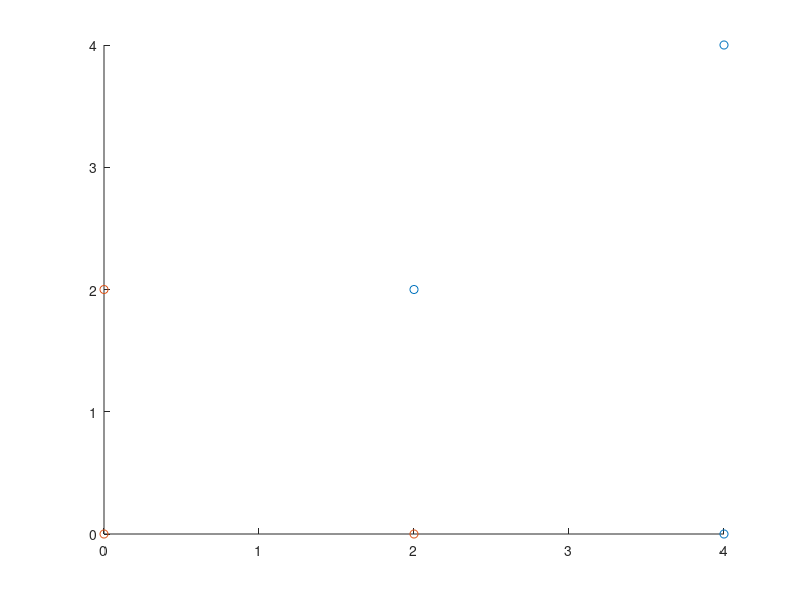

Here is the MATLAB script that generated this plot: (Note: this script raises an error after producing the figure.)
%% 1.1)
clc;
clear all;
close all;

% Define points
xPositive=[2,2;4,4;4,0];
xNegative=[0,0;2,0;0,2];
yPositive=ones(size(xPositive,1),1);
yNegative=-1*ones(size(xNegative,1),1);
X=[xPositive; xNegative];
Y=[yPositive; yNegative];

% Calculate bias, beta, and margin
Mdl=fitcsvm(X,Y);
b=Mdl.Bias;
w=Mdl.Beta;
m=margin(Mdl,X,Y)/norm(w);

% Plot
hold on;
scatter(xPositive(:,1),xPositive(:,2),'b+');
scatter(xNegative(:,1),xNegative(:,2),'r.');
syms x1 x2;
ezplot(w(1,1)*x1+w(2,1)*x2+b==0);
plot([xPositive(1,1), (-b)/2],[xPositive(1,2), (-b)/2],'m:');
axis([(min(X(:,1))-1) (max(X(:,1))+1) (min(X(:,2))-1) (max(X(:,2))+1)]);
hold off;

%% 1.2)a)
% See report

%% 1.2)b)
clc;
clear all;
close all;

% Define points
xPositive=[2,2;4,4;4,0];
xNegative=[0,0;2,0;0,2];
yPositive=ones(size(xPositive,1),1);
yNegative=-1*ones(size(xNegative,1),1);
X=[xPositive;xNegative];
Y=[yPositive;yNegative];
 
% Find a minimum for problem
l=size(X,1);
H=eye(3);
f=zeros(3,1);
A=-diag(Y)*[X,ones(l,1)];
b=-ones(l,1);
min=quadprog(H,f,A,b)

%% 1.2)c)
% See report

%% 1.2)d)
clc;
clear all;
close all;

% Define points
xPositive=[2,2;4,4;4,0];
xNegative=[0,0;2,0;0,2];
yPositive=ones(size(xPositive,1),1);
yNegative=-1*ones(size(xNegative,1),1);
X=[xPositive;xNegative];
Y=[yPositive;yNegative];

% Find a minimum for problem
H=(Y*Y').*(X*X');
f=-ones(1,length(H));
A=zeros(1,length(H));
c=0;
Aeq=Y';
ceq=0;
lb=zeros(length(H),1);
ub=inf*ones(length(H),1);
alpha=quadprog(H,f,A,c,Aeq,ceq,lb,ub);
w=X'*(alpha.*Y)
b=1-(X(1,:)*w)

%% 2.1)a-d)
clc;
clear all;
close all;

% Load data
data=load('d1b.mat');
X=data.X;
Y=data.Y;

% Retain current plot when adding new plots
hold on

% Train binary support vector machine classifier
Mdl=fitcsvm(X,Y);

% Scatter plot by group
gscatter(X(:,1),X(:,2),Y,'rb','.+',6);

% 2-D line plot
plot(Mdl.SupportVectors(:,1),Mdl.SupportVectors(:,2),'o');

% Predict labels using support vector machine classification model
label=predict(Mdl,X);

% Create array of misclassified labels
mislabeled=Y-label;

% Plot misplaced labels
mislabeled_index = find(mislabeled); 
plot(X(mislabeled_index,1),X(mislabeled_index,2),'.r','MarkerSize',21);

% Create symbolic variables and functions 
syms x1 x2;

% Plots hyperplane
ezplot(Mdl.Beta(1,1) * x1 + Mdl.Beta(2,1) * x2 + Mdl.Bias == 0);

% Add plot info
legend('-1','1','Support vectors', 'Mislabeled','Boundary');
xlabel('x1');
ylabel('x2');
title('Box-constraint = 1');

% Set the hold state to off
hold off

% Report numbers
boxconstraints = Mdl.BoxConstraints
bias = Mdl.Bias
margin = 2 / norm(Mdl.Beta)

%% 2.2)a)
clc;
clear all;
close all;

% Load data
data=load('d2.mat');
X=data.X;
Y=data.Y;

% Retain current plot when adding new plots
hold on

% Train support vector machine classifier
Mdl=svmtrain(X, Y);

% Scatter plot by group
gscatter(X(:,1),X(:,2),Y,'rb','.+',6);

% Classify using support vector machine (SVM)
label=svmclassify(Mdl,X,'ShowPlot',true);

% Create array of misclassified labels
mislabeled=Y-label;

% Plot misplaced labels
mislabeled_index = find(mislabeled); 

% Report numbers
w=Mdl.SupportVectors'*Mdl.Alpha;
b=Mdl.Bias;

plot(X(mislabeled_index,1),X(mislabeled_index,2),'o');

% Add plot info
legend('-1','1', 'Mislabeled');
xlabel('x1');
ylabel('x2')
title('Box-constraint = 1');

%% 2.2)b)
clc;
clear all;
close all;

% Load data
data=load('d2.mat');
X=data.X;
Y=data.Y;

% Setup variables
showPlot=false;
folds=5;
kernels={'linear','quadratic','rbf'};
methods={'smo','qp'};

% Run cross validation and report execution time and error rate
for i=1:length(kernels)
    for j=1:length(methods)
        % Print current kernel and method
        fprintf('Kernel: %s, Method: %s\n',kernels{i},methods{j})
        
        % Start timer
        tic;
        
        % Calculate error count
        error_count=cross_validator(X,Y,folds,@(XTest,XTrain,YTrain)svm_classifier(kernels{i},methods{j},XTest,XTrain,YTrain,showPlot));
        
        % Stop and report timer
        toc;
        
        % Calculate error rate
        error_rate=error_count./size(Y,1);
        
        % Print error rate
        fprintf('Error rate: %g\n\n',error_rate);
    end
end

%% 2.2)c)
clc;
clear all;
close all;

% Load data
data=load('d2.mat');
X=data.X;
Y=data.Y;

% Retain current plot when adding new plots
hold on

% Scatter plot by group
gscatter(data.X(:,1),data.X(:,2),data.Y,'rb','.+',6);

% Set grid step size
s=0.02;

% Create meshgrid from X
[x1grid,x2grid] = meshgrid(min(data.X(:,1)):s:max(data.X(:,1)), ...
    min(data.X(:,2)):s:max(data.X(:,2)));
Xgrid = [x1grid(:),x2grid(:)];        

% Train binary support vector machine classifier
Mdl=fitcsvm(data.X,data.Y,'KernelFunction','rbf');

% Predict scores using support vector machine classification model
[~,score]=predict(Mdl,Xgrid);

% Contour plot of matrix
contour(x1grid,x2grid,reshape(score(:,2),size(x1grid)),[0 0],'k');

% Add plot info
title('Decision Boundary for RBF kernel')
legend('-1','1','Boundary');
xlabel('x1');
ylabel('x2')

% Set the hold state to off
hold off
